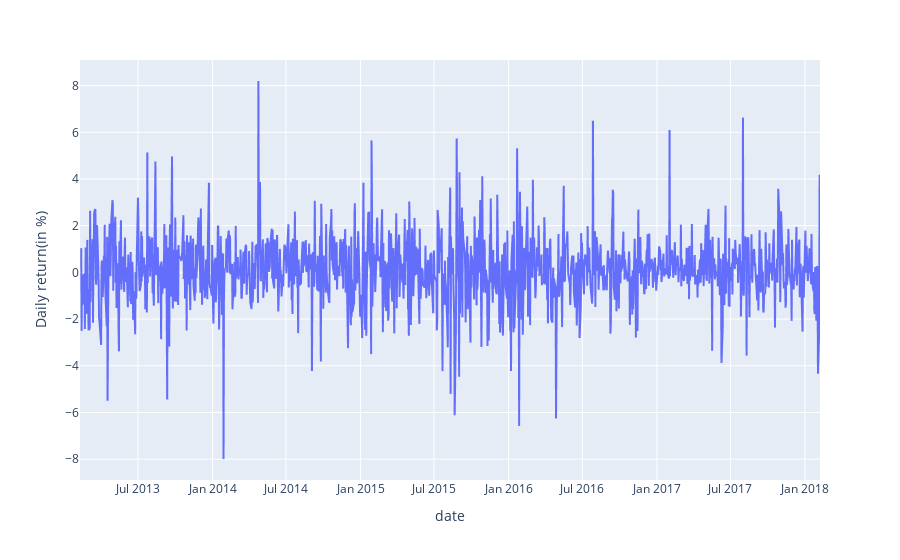

Here is the notebook cell this chart was saved with:
### Code cell
px.line(apple , x="date" , y="Daily return(in %)") ## Plotting Line-plot of "date" vs "Daily return(in %)"..

### Figure 1 — Plotly figure (JSON) as saved in the notebook; plotly's stock layout.template omitted (floating-point values rounded to 4 significant figures; data arrays with more than 128 entries replaced by an {"elided": "..."} marker saying what was removed)
{"data": [{"hovertemplate": "date=%{x}<br>Daily return(in %)=%{y}<extra></extra>", "legendgroup": "", "line": {"color": "#636efa", "dash": "solid"}, "marker": {"symbol": "circle"}, "mode": "lines", "name": "", "showlegend": false, "type": "scattergl", "x": {"elided": "1259 str values"}, "xaxis": "x", "y": {"elided": "1259 float values"}, "yaxis": "y"}], "layout": {"autosize": true, "legend": {"tracegroupgap": 0}, "margin": {"t": 60}, "xaxis": {"anchor": "y", "autorange": true, "domain": [0, 1], "range": ["2013-02-08", "2018-02-07"], "title": {"text": "date"}, "type": "date"}, "yaxis": {"anchor": "x", "autorange": true, "domain": [0, 1], "range": [-8.892, 9.098], "title": {"text": "Daily return(in %)"}, "type": "linear"}}}
